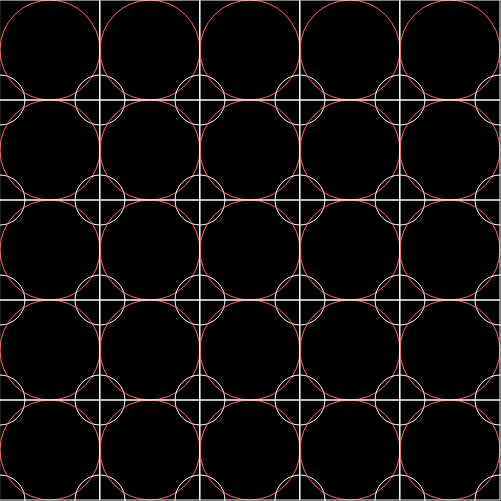
Frame 1 (no input)
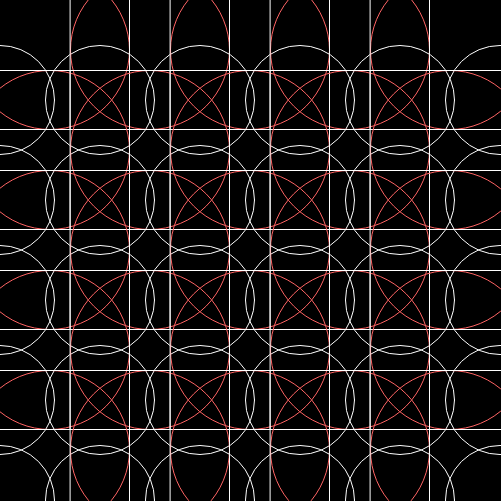
Frame 60 (no input)
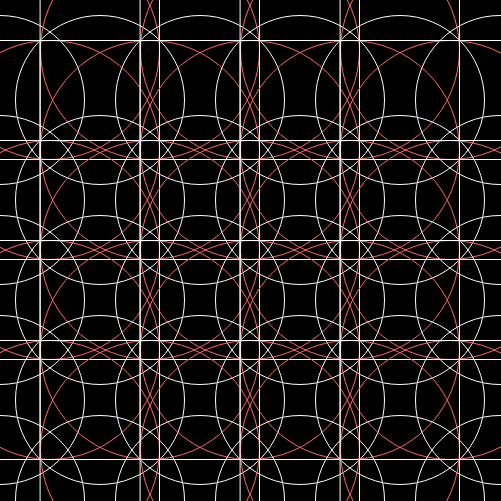
Frame 120 (the mouse pressed at the canvas centre since frame 60)

The p5.js sketch that drew these frames (run headless with seeded random() and noise() and a simulated clock; from frame 60 on, the mouse is pressed at the canvas centre):

// p5.js sketch
// ── sketch.js
var modifier = 0;
var direction = -1;
function setup() {
  createCanvas(501,501);
  background(0);
  rectMode(CENTER);
  ellipseMode(CENTER);
  noFill();
  stroke(255);
}

function draw() {
  background(0);
  for(var e = 0; e<5; e++){
    ellipse(0, e* 100 + 100,50+modifier,50+modifier);
    for(var i = 0; i<5; i++){
      stroke(255,100,100);
      ellipse(i*100 + 50,e*100 + 50,100+modifier,100+modifier);
      stroke(255);
      rect(i*100 + 50,e * 100 + 50,100+modifier,100+modifier);
      ellipse(i*100 + 100, e* 100 + 100,50+modifier,50+modifier);
    }
  }
  if(modifier>300||modifier<=0){ direction = -direction};
  modifier = modifier + direction;
}
